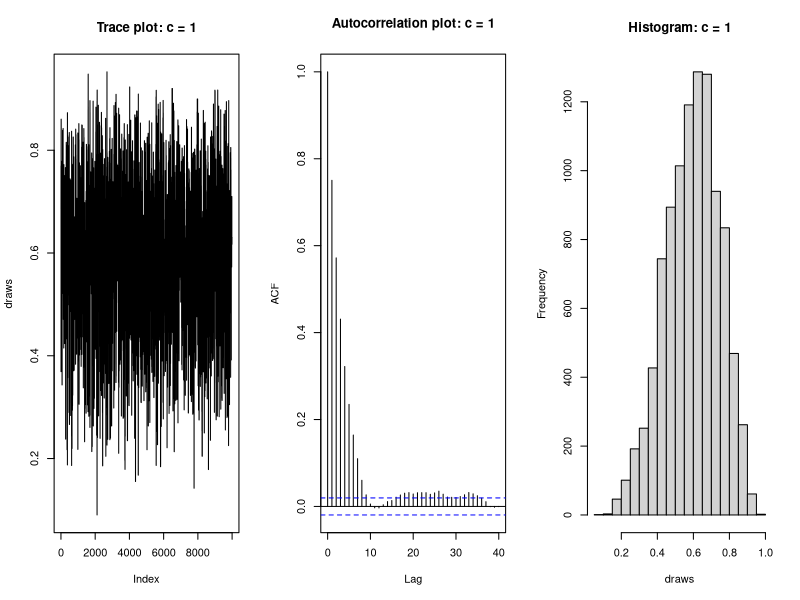
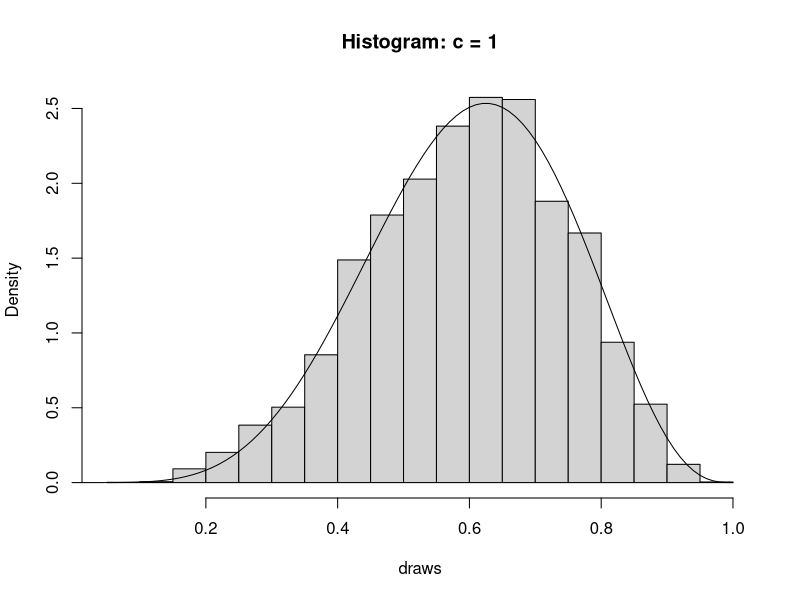
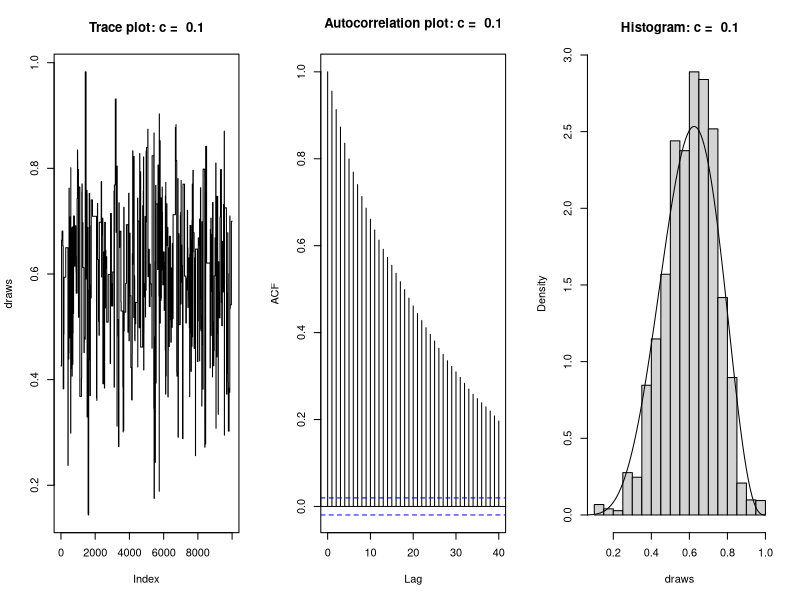
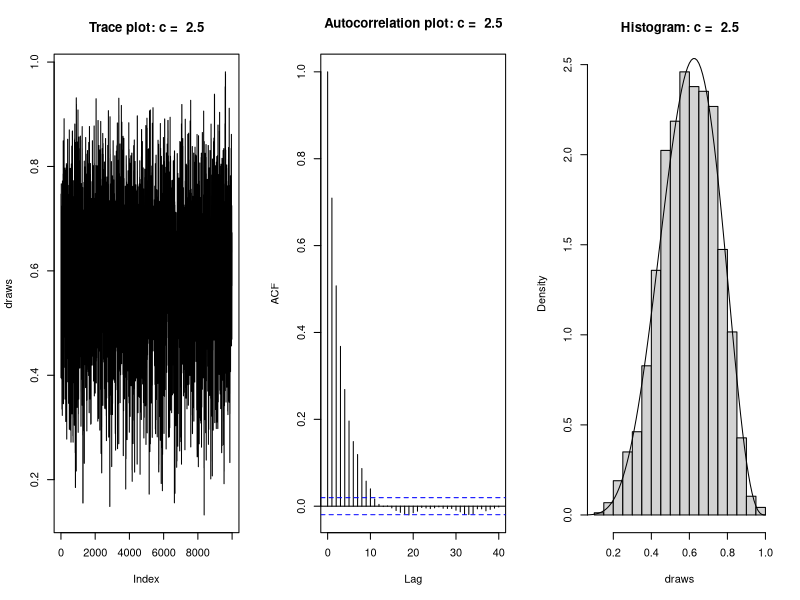
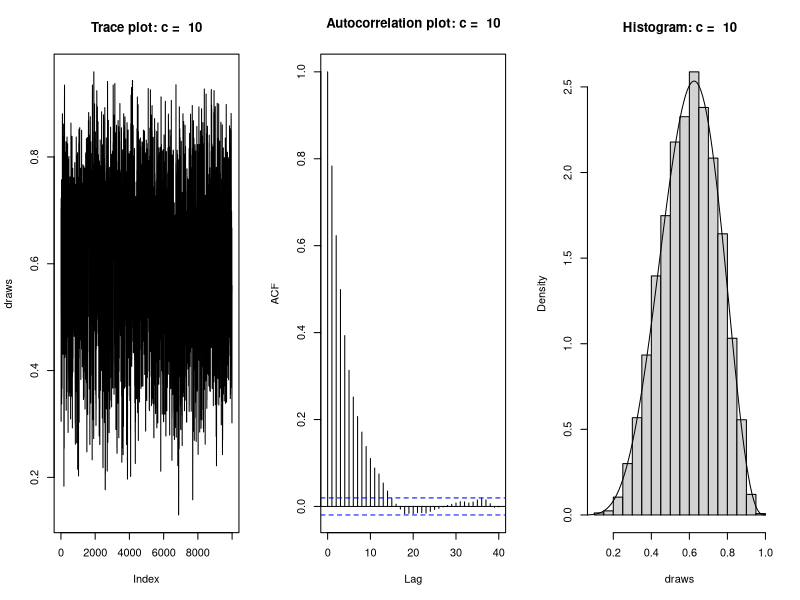

Generate these figures, in order, with R:
## ---- chunk 1
knitr::opts_chunk$set(echo = TRUE)
## ---- chunk 2
betametropolis <- function(startvalue, c, iterations = 10000){
  chain = rep(0, iterations)
  for (i in 1:iterations){
    currentvalue <- rbeta(1, c * startvalue, c * (1 - startvalue))
    proposal <- dbeta(startvalue, c * currentvalue, c * (1 - currentvalue)) / dbeta(currentvalue, c * startvalue, c * (1 - startvalue))
    posterior <- dbeta(currentvalue, 6, 4) / dbeta(startvalue, 6, 4)
    if (runif(1) < min(1, posterior * proposal)){
      chain[i] <- currentvalue
      startvalue <- currentvalue
    }else{
      chain[i] <- startvalue
    }
  }
  return(chain)
}
## ---- chunk 3
# generate a starting value from a uniform distribution
startvalue <- runif(1)
# set c=1 and run for 10,000 total iterations
draws <- betametropolis(startvalue, 1, 10000)
## ---- chunk 4
# plots for c = 1
par(mfrow = c(1, 3))
plot(draws, type = "l", main = "Trace plot: c = 1"); acf(draws, main = "Autocorrelation plot: c = 1"); hist(draws, main = "Histogram: c = 1")
## ---- chunk 5
#histogram of the draws with Beta(6,4)
par(mfrow = c(1, 1))
hist(draws, freq = FALSE, main = "Histogram: c = 1")
x<-seq(0, 1, 0.01)
lines(x, dbeta(x, 6, 4))
## ---- chunk 6
#ks test
ks.test(jitter(draws, 0.0001), rbeta(10000, 6, 4))
## ---- chunk 7
#plots for c = 0.1, 2.5, 10
cvec<-c(0.1, 2.5, 10)
for (i in 1:length(cvec)){
  par(mfrow=c(1, 3))
  draws=betametropolis(startvalue, cvec[i], 10000)
  plot(draws, type = "l", main = paste("Trace plot: c = ", cvec[i])); acf(draws, main = paste("Autocorrelation plot: c = ", cvec[i])); hist(draws, freq = FALSE, main = paste ("Histogram: c = ", cvec[i]))
  x<-seq(0, 1, 0.01)
  lines(x, dbeta(x, 6, 4))
}
## ---- chunk 8
betametropolis <- function(startvalue, c, thin, burnin, iterations=10000){
  chain = rep(0, iterations)
  for (i in 1:iterations){
    for (j in 1:thin){
      currentvalue <- rbeta(1, c * startvalue, c * (1 - startvalue))
      proposal <- dbeta(startvalue, c * currentvalue, c * (1 - currentvalue)) / dbeta(currentvalue, c * startvalue, c * (1 - startvalue))
      posterior <- dbeta(currentvalue, 6, 4) / dbeta(startvalue, 6, 4)
      if (runif(1) < min(1, posterior * proposal)){
        startvalue <- currentvalue
        chain[i] <- startvalue
      }else{
        chain[i] <- startvalue
      }
    }
  }
  return(chain[-(1:burnin)])
}

startvalue <- runif(1)
draws <- betametropolis(startvalue, 1, 10, 1000, 10000)
